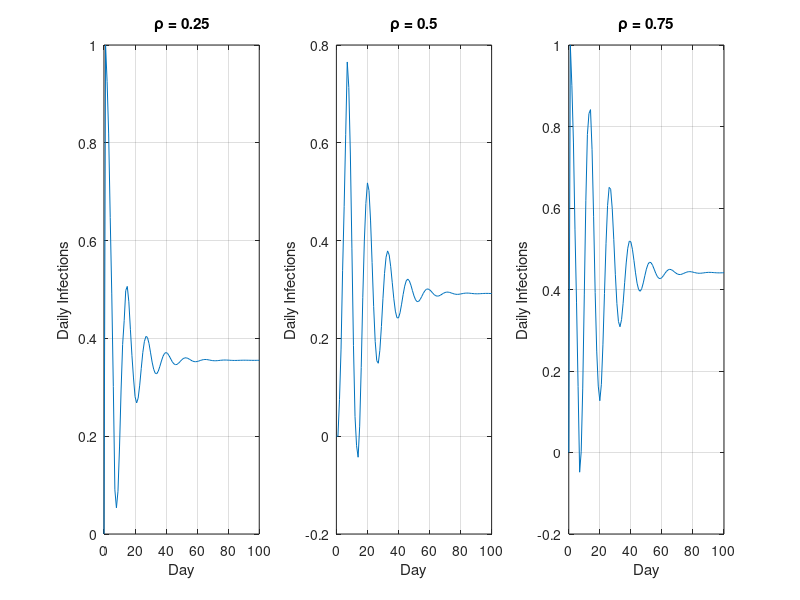

This chart was generated by the following MATLAB code:
% % Coefficients for the filter
% a = [0.1, 0.15, 0.25, 0.26, 0.34, 0.42, 0.25, 0.2, 0.15, 0.1, 0.1, 0.1];
% 
% % Multiplicative factor
% rho = 0.25;
% 
% % Number of days to simulate
% n = 100;
% 
% % Plot infections with modified coefficients
% plotInfectionsWithMultiplication(a, rho, n);
% 
% 
% function plotInfectionsWithMultiplication(a, rho, n)
%     % a: Coefficients for the filter
%     % rho: Multiplicative factor
%     % n: Number of days to simulate
% 
%     % Apply the multiplication to coefficients
%     a_modified = (1 - rho) * a;
% 
%     % Initialize the filter
%     b = 1;  % Numerator coefficients (1 for integrator)
%     filterOrder = length(a_modified);
% 
%     % Generate Kronecker delta input
%     delta = zeros(1, n);
%     delta(1) = 1;
% 
%     % Initialize output signals
%     newDailyInfections = zeros(1, n);
%     totalInfections = zeros(1, n);
% 
%     % Simulate the response without lsim
%     for t = 1:n
%         % Update new daily infections
%         for k = 1:min(t, filterOrder)
%             newDailyInfections(t) = newDailyInfections(t) + a_modified(k) * delta(t - k + 1);
%         end
% 
%         % Update total infections
%         if t > 1
%             totalInfections(t) = totalInfections(t - 1) + newDailyInfections(t);
%         else
%             totalInfections(t) = newDailyInfections(t);
%         end
%     end
% 
%     % Plot new daily infections
%     figure;
%     subplot(2,1,1);
%     plot(newDailyInfections);
%     title('New Daily Infections (Modified Coefficients) rho=0.25');
%     xlabel('Day');
%     ylabel('Infections');
% 
%     % Plot total infections
%     subplot(2,1,2);
%     plot(totalInfections);
%     title('Total Infections (rho=0.25)');
%     xlabel('Day');
%     ylabel('Total Infections');
% end

% Define the coefficients and parameters
M = 12;
ak = [0.1, 0.15, 0.25, 0.26, 0.34, 0.42, 0.25, 0.2, 0.15, 0.1, 0.1, 0.1];
n_max = 100;
rho_values = [0.25, 0.50, 0.75];
total_infections = zeros(length(rho_values), 1);

% Initialize arrays for the input (Kronecker delta) and output (daily infections)
x = zeros(1, n_max + 1);
y = zeros(1, n_max + 1);

% Loop over different ρ values
for rho_idx = 1:length(rho_values)
    rho = rho_values(rho_idx);
    
    % Set the Kronecker delta at day 0
    x(1) = 1;
    
    % Apply the IIR filter with scaled coefficients
    for n = 1:n_max
        for k = 1:M
            if n - k > 0
                y(n + 1) = y(n + 1) + (1 - rho) * ak(k) * y(n - k + 1);
            end
        end
        y(n + 1) = 1 - y(n + 1);
    end
    
    % Calculate the total number of infections for n = 100 days
    total_infections(rho_idx) = sum(y);
    
    % Plot the daily infections for the current ρ value
    subplot(1, length(rho_values), rho_idx);
    plot(0:n_max, y);
    title(['ρ = ' num2str(rho)]);
    xlabel('Day');
    ylabel('Daily Infections');
    grid on;
end

% Display the total number of infections for each ρ value
disp('Total Infections for Different ρ Values:');
disp(total_infections);